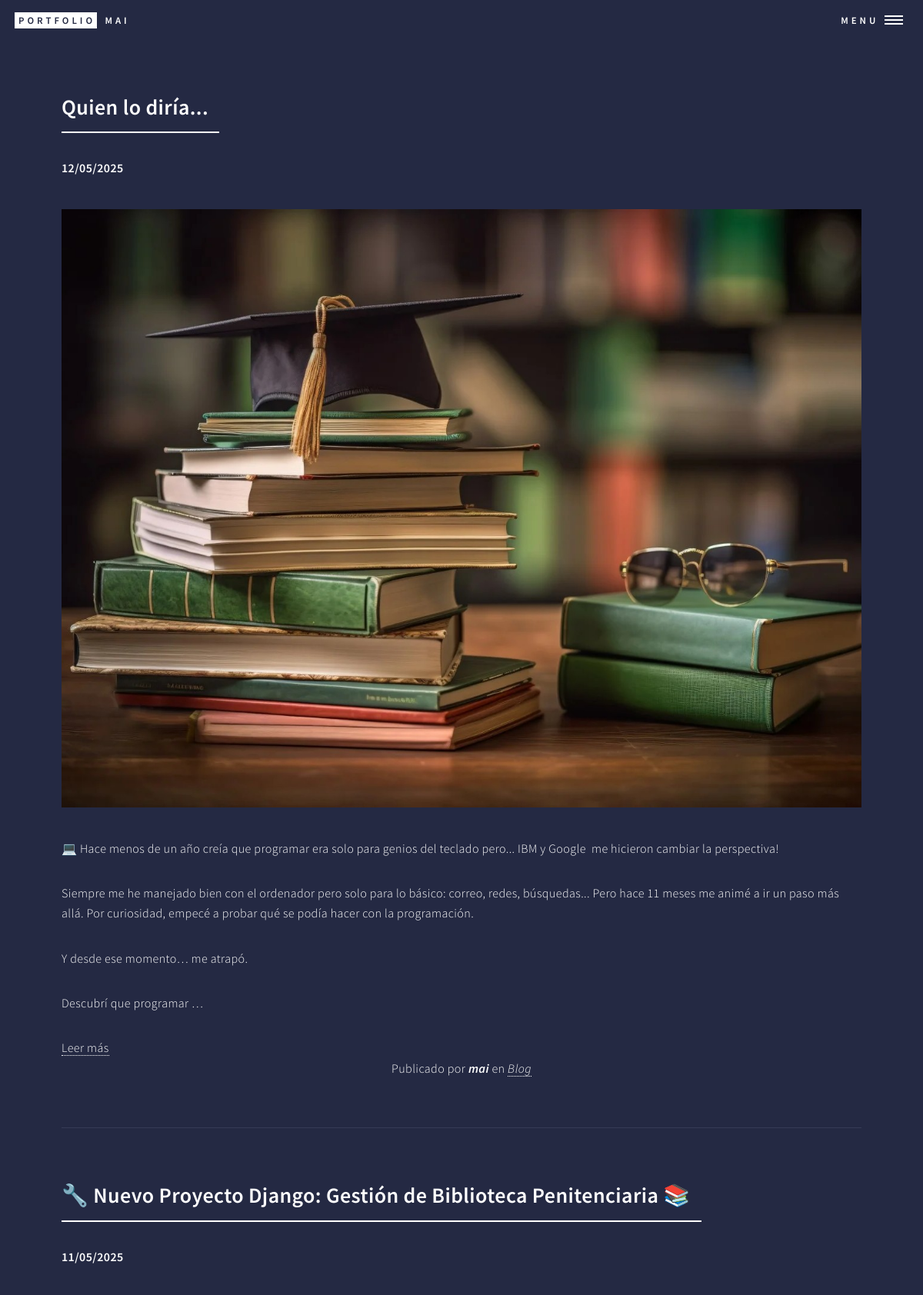
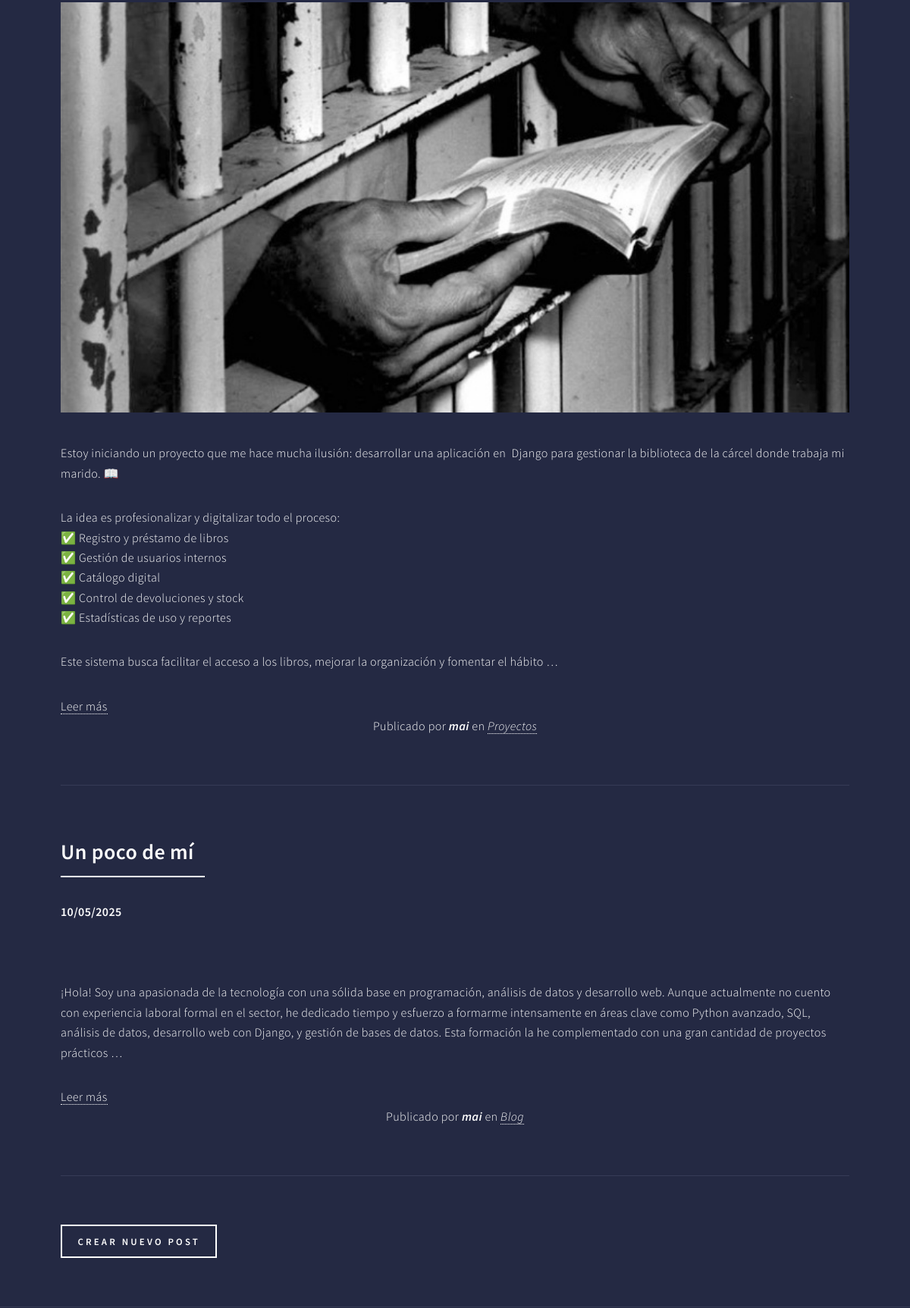
Screenshot of /blog/ (upper part) with the database file from the repository (2 pictures, top to bottom).
### blog/models.py (models this page shows, shortened)
class Post(models.Model):
    title = models.CharField(max_length=200, verbose_name="Título")
    content = CKEditor5Field(verbose_name='Contenido', config_name='default')
    order = models.SmallIntegerField(verbose_name="Orden", default=0, null=True, blank=True)
    published = models.DateTimeField(verbose_name="Fecha de publicación", default=now)
    image = models.ImageField(verbose_name="Imagen", upload_to="blog", null=True, blank=True)
    author = models.ForeignKey(User, verbose_name="Autor", on_delete=models.CASCADE)
    categories = models.ManyToManyField(Category, verbose_name="Categorías", related_name="get_posts")
    created = models.DateTimeField(auto_now_add=True, verbose_name="Fecha de creación")
    updated = models.DateTimeField(auto_now=True, verbose_name="Fecha de actualización")
    class Meta:
        verbose_name = "entrada"
        verbose_name_plural = "entradas"
        ordering = ["-created", "order"]

class Category(models.Model):
    name = models.CharField(max_length=100, verbose_name="Nombre")
    created = models.DateTimeField(auto_now_add=True, verbose_name="Fecha de creación")
    updated = models.DateTimeField(auto_now=True, verbose_name="Fecha de actualización")
    class Meta:
        verbose_name = "categoría"
        verbose_name_plural = "categorías"
        ordering = ["created"]

### blog/views.py (the view)
# urls.py: path("", PostListView.as_view(), name="post_list"),
class PostListView(ListView):
    model = Post

### pages/templatetags/pages_extras.py (called while the page is built)
@register.simple_tag
def get_page_list():
    pages = Page.objects.all()
    return pages

### social/processors.py (called while the page is built)
def ctx_dict(request):
    ctx = {}
    links = Link.objects.all()
    for link in links:
        ctx[link.key] = link.url
    return ctx

### blog/templates/blog/post_list.html
{% extends 'core/base.html' %}
{% load static %}
{% block content %}
<div id="main" class="alt">
    {% for post in post_list %}
            <div class="inner">
                <header class="major">
                    <h2>{{post.title}}</h2>
                </header>
                <p><b>{{post.published|date:"SHORT_DATE_FORMAT"}}</b></p>
                {% if post.image %}
                    <span class="image main"><img src="{{post.image.url}}" alt="" /></span>
                {% endif %}
                <p>{{post.content|safe|truncatewords:70}}</p>
                <a href="{% url 'blog:post_detail' post.pk %}" class="btn btn-primary">Leer más</a>
                <p style="text-align:center;">
                        <span>Publicado por <em><b>{{post.author}}</b></em> en
                            <em>
                                {% for category in post.categories.all %}
                                    <a href="{% url 'blog:posts_by_category' category.id %}">{{category.name}}</a>{% if not forloop.last %},{% endif %}
                                {% endfor %}
                            </em>
                        </span>
                </p>
            </div>
    {% endfor %}
    <div class="inner">
        <ul class="actions">
            <li><a href="{% url 'blog:create' %}" class="button fit">Crear nuevo post</a></li>
        </ul>
    </div>
</div>
{% endblock %}

### core/static/core/assets/css/main.css (style rules this page uses)
html, body, div, span, applet, object, iframe, h1, h2, h3, h4, h5, h6, p, blockquote, pre, a, abbr, acronym, address, big, cite, code, del, dfn, em, img, ins, kbd, q, s, samp, small, strike, strong, sub, sup, tt, var, b, u, i, center, dl, dt, dd, ol, ul, li, fieldset, form, label, legend, table, caption, tbody, tfoot, thead, tr, th, td, article, aside, canvas, details, embed, figure, figcaption, footer, header, hgroup, menu, nav, output, ruby, section, summary, time, mark, audio, video { margin: 0; padding: 0; border: 0; font-size: 100%; font: inherit; vertical-align: baseline; }
article, aside, details, figcaption, figure, footer, header, hgroup, menu, nav, section { display: block; }
body { line-height: 1; }
ol, ul { list-style: none; }
body { -webkit-text-size-adjust: none; }
body { -ms-overflow-style: scrollbar; }
html { box-sizing: border-box; }
*, *:before, *:after { box-sizing: inherit; }
body { background: #242943; }
body, input, select, textarea { color: #ffffff; font-family: "Source Sans Pro", Helvetica, sans-serif; font-size: 17pt; font-weight: 300; letter-spacing: 0.025em; line-height: 1.65; }
@media screen and (max-width: 1680px) { body, input, select, textarea { font-size: 14pt; } }
@media screen and (max-width: 1280px) { body, input, select, textarea { font-size: 12pt; } }
a { -moz-transition: color 0.2s ease-in-out, border-bottom-color 0.2s ease-in-out; -webkit-transition: color 0.2s ease-in-out, border-bottom-color 0.2s ease-in-out; -ms-transition: color 0.2s ease-in-out, border-bottom-color 0.2s ease-in-out; transition: color 0.2s ease-in-out, border-bottom-color 0.2s ease-in-out; border-bottom: dotted 1px; color: inherit; text-decoration: none; }
strong, b { color: #ffffff; font-weight: 600; }
em, i { font-style: italic; }
p { margin: 0 0 2em 0; }
h1, h2, h3, h4, h5, h6 { color: #ffffff; font-weight: 600; line-height: 1.65; margin: 0 0 1em 0; }
h2 { font-size: 1.75em; }
header.major { width: -moz-max-content; width: -webkit-max-content; width: -ms-max-content; width: max-content; margin-bottom: 2em; }
header.major > :first-child { margin-bottom: 0; width: calc(100% + 0.5em); }
header.major > :first-child:after { content: ''; background-color: #ffffff; display: block; height: 2px; margin: 0.325em 0 0.5em 0; width: 100%; }
.image { border: 0; display: inline-block; position: relative; }
.image img { display: block; }
.image.main { display: block; margin: 2.5em 0; width: 100%; }
.image.main img { width: 100%; }
ul { list-style: disc; margin: 0 0 2em 0; padding-left: 1em; }
ul li { padding-left: 0.5em; }
ul.actions { display: -moz-flex; display: -webkit-flex; display: -ms-flex; display: flex; cursor: default; list-style: none; margin-left: -1em; padding-left: 0; }
ul.actions li { padding: 0 0 0 1em; vertical-align: middle; }
input[type="submit"], input[type="reset"], input[type="button"], button, .button { -moz-appearance: none; -webkit-appearance: none; -ms-appearance: none; appearance: none; -moz-transition: background-color 0.2s ease-in-out, box-shadow 0.2s ease-in-out, color 0.2s ease-in-out; -webkit-transition: background-color 0.2s ease-in-out, box-shadow 0.2s ease-in-out, color 0.2s ease-in-out; -ms-transition: background-color 0.2s ease-in-out, box-shadow 0.2s ease-in-out, color 0.2s ease-in-out; transition: background-color 0.2s ease-in-out, box-shadow 0.2s ease-in-out, color 0.2s ease-in-out; background-color: transparent; border: 0; border-radius: 0; box-shadow: inset 0 0 0 2px #ffffff; color: #ffffff; cursor: pointer; display: inline-block; font-size: 0.8em; font-weight: 600; height: 3.5em; letter-spacing: 0.25em; line-height: 3.5em; padding: 0 1.75em; text-align: center; text-decoration: none; text-transform: uppercase; white-space: nowrap; }
input[type="submit"].fit, input[type="reset"].fit, input[type="button"].fit, button.fit, .button.fit { width: 100%; }
#main { background-color: #2a2f4a; }
#main > * { border-top: solid 1px rgba(212, 212, 255, 0.1); }
#main > *:first-child { border-top: 0; }
#main.alt { background-color: transparent; border-bottom: solid 1px rgba(212, 212, 255, 0.1); }
#wrapper > * > .inner { padding: 4em 0 2em 0 ; margin: 0 auto; max-width: 65em; width: calc(100% - 6em); }

### rows the page displays
Post: title "Quien lo diría...", published "12/05/2025", image (picture), content "💻 Hace menos de un año creía que programar era solo para genios del teclado pero... IBM y Google me hicieron cambiar la perspectiva! Siempre me he manejado bien con el ordenador pero solo para lo básico: correo, redes, búsquedas... Pero hace 11 meses me animé a ir un paso más allá. Por curiosidad, empecé a probar qué se podía hacer con la programación. Y desde ese momento… me atrapó. Descubrí que programar …", author "mai"
Category: name "Blog"
Post: title "🔧 Nuevo Proyecto Django: Gestión de Biblioteca Penitenciaria 📚", published "11/05/2025", image (picture), content "Estoy iniciando un proyecto que me hace mucha ilusión: desarrollar una aplicación en Django para gestionar la biblioteca de la cárcel donde trabaja mi marido. 📖 La idea es profesionalizar y digitalizar todo el proceso: ✅ Registro y préstamo de libros ✅ Gestión de usuarios internos ✅ Catálogo digital ✅ Control de devoluciones y stock ✅ Estadísticas de uso y reportes Este sistema busca facilitar el acceso a los libros, mejorar la organización y fomentar el hábito …", author "mai"
Category: name "Proyectos"
Post: title "Un poco de mí", published "10/05/2025", content "¡Hola! Soy una apasionada de la tecnología con una sólida base en programación, análisis de datos y desarrollo web. Aunque actualmente no cuento con experiencia laboral formal en el sector, he dedicado tiempo y esfuerzo a formarme intensamente en áreas clave como Python avanzado, SQL, análisis de datos, desarrollo web con Django, y gestión de bases de datos. Esta formación la he complementado con una gran cantidad de proyectos prácticos …", author "mai"
